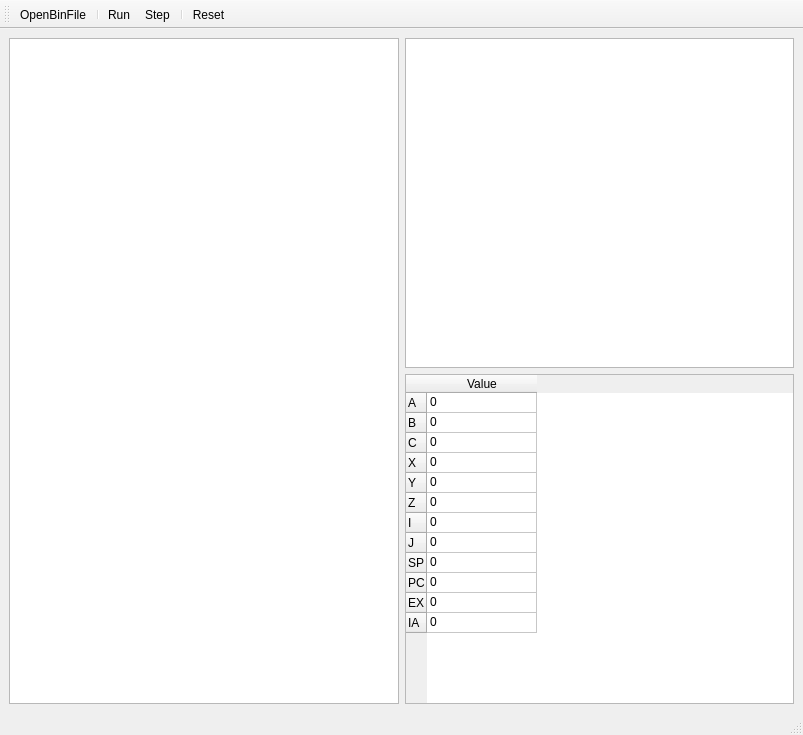
<?xml version="1.0" encoding="UTF-8"?>
<ui version="4.0">
 <class>MainWindow</class>
 <widget class="QMainWindow" name="MainWindow">
  <property name="geometry">
   <rect>
    <x>0</x>
    <y>0</y>
    <width>803</width>
    <height>735</height>
   </rect>
  </property>
  <property name="windowTitle">
   <string>MainWindow</string>
  </property>
  <widget class="QWidget" name="centralwidget">
   <layout class="QHBoxLayout" name="horizontalLayout">
    <item>
     <widget class="QPlainTextEdit" name="code">
      <property name="font">
       <font>
        <family>DejaVu Sans Mono</family>
        <pointsize>8</pointsize>
       </font>
      </property>
     </widget>
    </item>
    <item>
     <layout class="QVBoxLayout" name="verticalLayout">
      <item>
       <widget class="QGraphicsView" name="display"/>
      </item>
      <item>
       <widget class="QTableWidget" name="registers">
        <property name="font">
         <font>
          <pointsize>9</pointsize>
         </font>
        </property>
        <attribute name="horizontalHeaderMinimumSectionSize">
         <number>46</number>
        </attribute>
        <attribute name="horizontalHeaderDefaultSectionSize">
         <number>110</number>
        </attribute>
        <attribute name="verticalHeaderDefaultSectionSize">
         <number>20</number>
        </attribute>
        <row>
         <property name="text">
          <string>A</string>
         </property>
        </row>
        <row>
         <property name="text">
          <string>B</string>
         </property>
        </row>
        <row>
         <property name="text">
          <string>C</string>
         </property>
        </row>
        <row>
         <property name="text">
          <string>X</string>
         </property>
        </row>
        <row>
         <property name="text">
          <string>Y</string>
         </property>
        </row>
        <row>
         <property name="text">
          <string>Z</string>
         </property>
        </row>
        <row>
         <property name="text">
          <string>I</string>
         </property>
        </row>
        <row>
         <property name="text">
          <string>J</string>
         </property>
        </row>
        <row>
         <property name="text">
          <string>SP</string>
         </property>
        </row>
        <row>
         <property name="text">
          <string>PC</string>
         </property>
        </row>
        <row>
         <property name="text">
          <string>EX</string>
         </property>
        </row>
        <row>
         <property name="text">
          <string>IA</string>
         </property>
        </row>
        <column>
         <property name="text">
          <string>Value</string>
         </property>
        </column>
        <item row="0" column="0">
         <property name="text">
          <string>0</string>
         </property>
        </item>
        <item row="1" column="0">
         <property name="text">
          <string>0</string>
         </property>
        </item>
        <item row="2" column="0">
         <property name="text">
          <string>0</string>
         </property>
        </item>
        <item row="3" column="0">
         <property name="text">
          <string>0</string>
         </property>
        </item>
        <item row="4" column="0">
         <property name="text">
          <string>0</string>
         </property>
        </item>
        <item row="5" column="0">
         <property name="text">
          <string>0</string>
         </property>
        </item>
        <item row="6" column="0">
         <property name="text">
          <string>0</string>
         </property>
        </item>
        <item row="7" column="0">
         <property name="text">
          <string>0</string>
         </property>
        </item>
        <item row="8" column="0">
         <property name="text">
          <string>0</string>
         </property>
        </item>
        <item row="9" column="0">
         <property name="text">
          <string>0</string>
         </property>
        </item>
        <item row="10" column="0">
         <property name="text">
          <string>0</string>
         </property>
        </item>
        <item row="11" column="0">
         <property name="text">
          <string>0</string>
         </property>
        </item>
       </widget>
      </item>
     </layout>
    </item>
   </layout>
  </widget>
  <widget class="QMenuBar" name="menubar">
   <property name="geometry">
    <rect>
     <x>0</x>
     <y>0</y>
     <width>803</width>
     <height>22</height>
    </rect>
   </property>
  </widget>
  <widget class="QStatusBar" name="statusbar"/>
  <widget class="QToolBar" name="toolBar">
   <property name="windowTitle">
    <string>toolBar</string>
   </property>
   <attribute name="toolBarArea">
    <enum>TopToolBarArea</enum>
   </attribute>
   <attribute name="toolBarBreak">
    <bool>false</bool>
   </attribute>
   <addaction name="actionOpenBinFile"/>
   <addaction name="separator"/>
   <addaction name="actionRun"/>
   <addaction name="actionStep"/>
   <addaction name="separator"/>
   <addaction name="actionReset"/>
  </widget>
  <action name="actionOpenBinFile">
   <property name="text">
    <string>OpenBinFile</string>
   </property>
  </action>
  <action name="actionRun">
   <property name="text">
    <string>Run</string>
   </property>
  </action>
  <action name="actionStep">
   <property name="text">
    <string>Step</string>
   </property>
  </action>
  <action name="actionReset">
   <property name="text">
    <string>Reset</string>
   </property>
  </action>
 </widget>
 <resources/>
 <connections/>
</ui>
